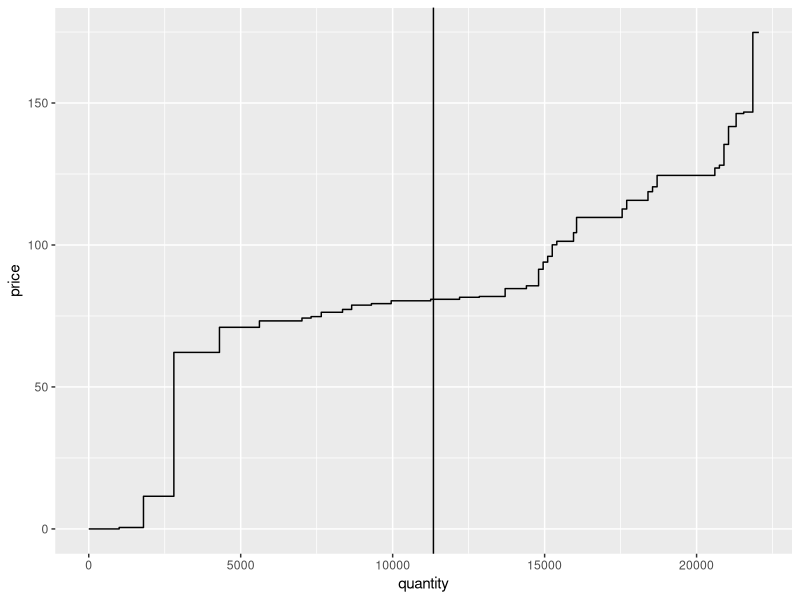
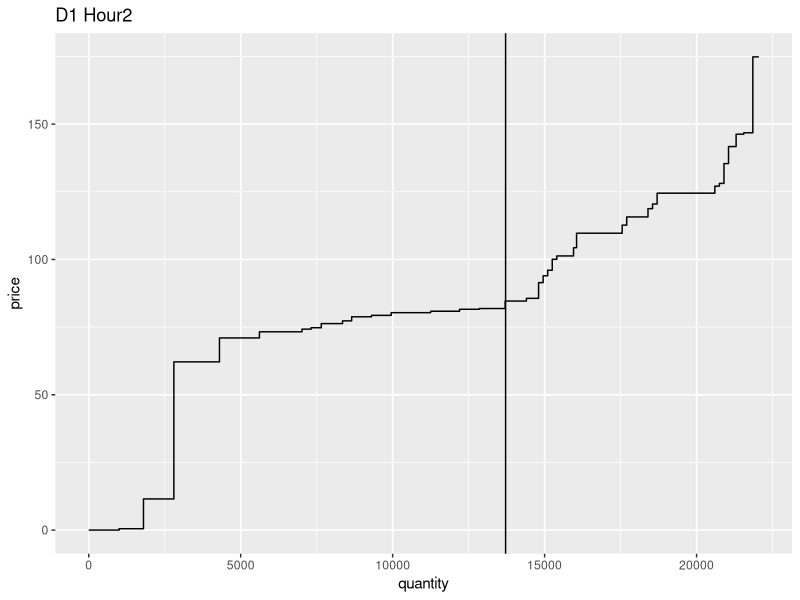
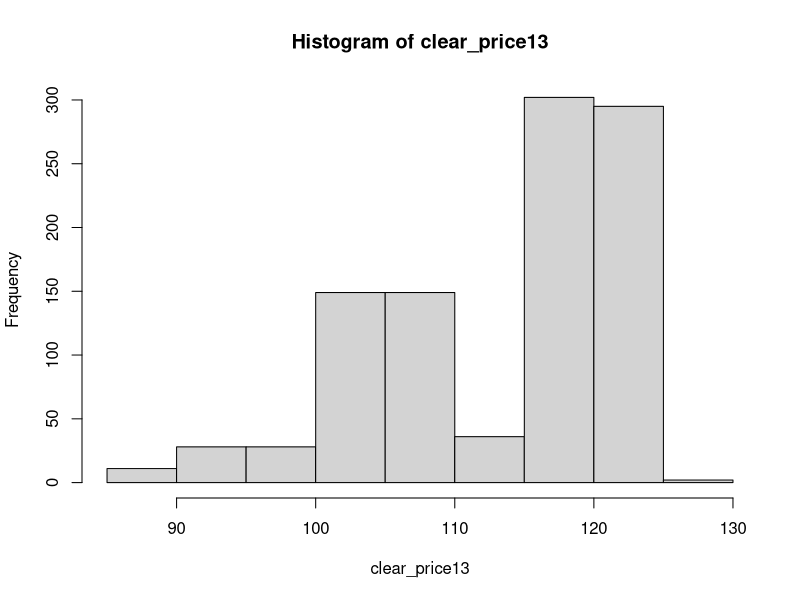
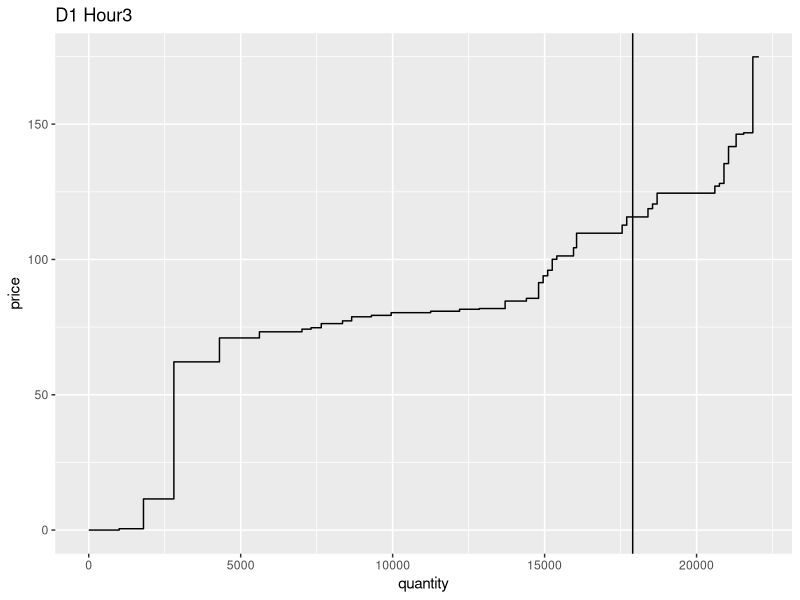

Source code (R) for these figures, in order: (Note: this script raises an error after producing the figures.)

#### Year 3 valuation model
## The Demand Curve is simulated 1000 times 
## The supply curve is constructed using marginal cost, plus expected CO2 permit markup
## Market clearing price/ unit is where Supply and Demand meet. 
## The outputs of this model are for both mean values, but also allow for tests against different quantiles of demand

## loading libraries
setwd("/home/dan/Documents/EEM")
library(plyr)
library(dplyr)
library(ggplot2)
set.seed(101)

##loading portfolio details 
ports <- read.csv("ESGPortfolios_forR.csv", header = TRUE)


## Adding fields for cumlative capacity and fixed costs
ports$cumu <- cumsum(ports$Capacity)
ports$totalfixed <- ports$fixed *3

#### Input variables 
## simulation
runs <- 1000
## used to test market power, not used at presesnt
mktpwr <- 
## EX ANTE: this figure is meant to be the incremental value that each team will place on their plants' marginal cost
CO2_cost <- 80
####
permits.bought <- 15000
## EX POST: Actual CO2 price in bilateral trades
Actual.CO2.Cost <- 115
## Test for different levels of demand 
Quantile <- .5

## Adjusting MC/ Supply curve to incorporate expected CO2 permit cost
ports$MC_part <- ports$MC_part + (CO2_cost * ports$CO2e)
ports <- arrange(ports, MC_part)
ports$cumu <- cumsum(ports$Capacity)

supply_curve <- rep(ports$MC_part, ports$Capacity)

permit.cost <- CO2_cost * permits.bought
permit.revenue <- Actual.CO2.Cost * permits.bought

permit.revenue - permit.cost

####MC Day 1

##Intercepts and slopes - not added together exactly right, but should work within the relevant range of demand

D1_intN <- c(4184, 3842, 7986, 5209)
D1_intS <- c(7176, 9874, 9901, 9760)
D1_intT <- D1_intN + D1_intS

D1_mN <- c(-2.34, -2.58, -2.54, -2.67)
D1_mS <- c(-2.03, -2.80, -2.49, -2.41)
D1_mT <- D1_mN + D1_mS

D1_yint <- -D1_mT * D1_intT

MargCost <- ports$Capacity * ports$MC_part

############## Day 1

hour <- 1

## MC sim of demand
x_intercepts_calc11 <- rnorm(runs,  D1_intT[hour], D1_intT[hour] * .03)
y_intercepts_calc11 <- -D1_mT * x_intercepts_calc11

##demand curves
demand_curves11 <- sapply(y_intercepts_calc11, function(x) x + D1_mT[hour] * 1:22050)




### equilibrium quantity and price

equil_quant11 <- apply(demand_curves11, 2, function(x) which.min(abs(supply_curve - x)))
nets11 <- sapply(equil_quant11, function(x) ports$cumu - x)
marginal11 <- apply(nets11, 2, function(x) min(which(x > 0)))
clear_price11 <- ports$MC_part[marginal11]



## Revenue: quantile test
revenue11 <- ports$Capacity * quantile(clear_price11, Quantile) - ports$Capacity * ports$MC_part
ports$revenue11 <- ifelse(revenue11 < 0, 0, revenue11) 

##Quantile dispatch 
ports$UNIT.NAME[quantile((marginal11), Quantile)]
quantile(equil_quant11, .5)

Humboldt1 <- marginal11 == 23
Humboldt1.dispatched <- length(Humboldt1[Humboldt1 == TRUE])

HP1 <- marginal11 == 24
HP1.dispatched <- length(HP1[HP1 == TRUE])

HH.clear.prob.hr1 <- (Humboldt1.dispatched + HP1.dispatched) / runs

## Revenue: mean
rev11 <- sapply(ports$Capacity, function(x) mean(x * clear_price11))
NetRev11 <- rev11 - MargCost 
ports$mean.rev11 <- ifelse(NetRev11 < 0, 0, NetRev11)

## Emissions
ports$emissions11 <- c(ifelse(ports$revenue11[1:quantile(marginal11, Quantile)] >= 0, 
                            ports$Capacity * ports$CO2e, 0), 1+quantile(marginal11, Quantile):41 == 0)



ports$emissions11[quantile(marginal11, Quantile)] <-    ((ports$CO2e[quantile(marginal11, Quantile)] *
                                                       ((ports$cumu[quantile(marginal11, Quantile)]))) 
                                                      - (ports$CO2e[quantile(marginal11, Quantile)] *
                                                        quantile(equil_quant11, Quantile)))

sum(ports$emissions11)

qplot(seq_along(supply_curve), supply_curve, geom = "step", xlab = "quantity", ylab = "price") +
  geom_vline(mapping = x_intercepts_calc11, xintercept = quantile(x_intercepts_calc11, Quantile))
  ggtitle("D1 Hour1")

hour <- 2

## MC sim of demand
x_intercepts_calc12 <- rnorm(runs,  D1_intT[hour], D1_intT[hour] * .03)
y_intercepts_calc12 <- -D1_mT * x_intercepts_calc12

##demand curves
demand_curves12 <- sapply(y_intercepts_calc12, function(x) x + D1_mT[hour] * 1:22050)

### equilibrium quantity and price

equil_quant12 <- apply(demand_curves12, 2, function(x) which.min(abs(supply_curve - x)))
nets12 <- sapply(equil_quant12, function(x) ports$cumu - x)
marginal12 <- apply(nets12, 2, function(x) min(which(x > 0)))
clear_price12 <- ports$MC_part[marginal12]

## Revenue: quantile test
revenue12 <- ports$Capacity * quantile(clear_price12, Quantile) - ports$Capacity * ports$MC_part
ports$revenue12 <- ifelse(revenue12 < 0, 0, revenue12) 

##Quantile dispatch 
ports$UNIT.NAME[quantile((marginal12), Quantile)]
quantile(equil_quant12, .5)

Humboldt2 <- marginal12 == 23
Humboldt2.dispatched <- length(Humboldt2[Humboldt2 == TRUE])

HP2 <- marginal12 == 24
HP2.dispatched <- length(HP2[HP2 == TRUE])

HH.clear.prob.hr2 <- (Humboldt2.dispatched + HP2.dispatched) / runs

## Revenue: mean
rev12 <- sapply(ports$Capacity, function(x) mean(x * clear_price12))
NetRev12 <- rev12 - MargCost 
ports$mean.rev12 <- ifelse(NetRev12 < 0, 0, NetRev12)

## Emissions
ports$emissions12 <- c(ifelse(ports$revenue12[1:quantile(marginal12, Quantile)] >= 0, 
                              ports$Capacity * ports$CO2e, 0), 1+quantile(marginal12, Quantile):41 == 0)



ports$emissions12[quantile(marginal12, Quantile)] <-    ((ports$CO2e[quantile(marginal12, Quantile)] *
                                                            ((ports$cumu[quantile(marginal12, Quantile)]))) 
                                                         - (ports$CO2e[quantile(marginal12, Quantile)] *
                                                              quantile(equil_quant12, Quantile)))

sum(ports$emissions12)

qplot(seq_along(supply_curve), supply_curve, geom = "step", xlab = "quantity", ylab = "price") +
  geom_vline(mapping = x_intercepts_calc12, xintercept = quantile(x_intercepts_calc12, Quantile)) +
  ggtitle("D1 Hour2")

hour <- 3

## MC sim of demand
x_intercepts_calc13 <- rnorm(runs,  D1_intT[hour], D1_intT[hour] * .03)
y_intercepts_calc13 <- -D1_mT * x_intercepts_calc13

##demand curves
demand_curves13 <- sapply(y_intercepts_calc13, function(x) x + D1_mT[hour] * 1:22050)

### equilibrium quantity and price

equil_quant13 <- apply(demand_curves13, 2, function(x) which.min(abs(supply_curve - x)))
nets13 <- sapply(equil_quant13, function(x) ports$cumu - x)
marginal13 <- apply(nets13, 2, function(x) min(which(x > 0)))
clear_price13 <- ports$MC_part[marginal13]

hist(clear_price13)

## Revenue: quantile test
revenue13 <- ports$Capacity * quantile(clear_price13, Quantile) - ports$Capacity * ports$MC_part
ports$revenue13 <- ifelse(revenue13 < 0, 0, revenue13) 

##Quantile dispatch 
ports$UNIT.NAME[quantile((marginal13), Quantile)]
quantile(equil_quant13, .5)

Humboldt3 <- marginal13 == 23
Humboldt3.dispatched <- length(Humboldt3[Humboldt3 == TRUE])

HP3 <- marginal13 == 24
HP3.dispatched <- length(HP3[HP3 == TRUE])

HH.clear.prob.hr3 <- (Humboldt3.dispatched + HP3.dispatched) / runs

marginal13 == 40

## Revenue: mean
rev13 <- sapply(ports$Capacity, function(x) mean(x * clear_price13))
NetRev13 <- rev13 - MargCost 
ports$mean.rev13 <- ifelse(NetRev13 < 0, 0, NetRev13)

## Emissions
ports$emissions13 <- c(ifelse(ports$revenue13[1:quantile(marginal13, Quantile)] >= 0, 
                              ports$Capacity * ports$CO2e, 0), 1+quantile(marginal13, Quantile):41 == 0)


ports$emissions13[quantile(marginal13, Quantile)] <-    ((ports$CO2e[quantile(marginal13, Quantile)] *
                                                            ((ports$cumu[quantile(marginal13, Quantile)]))) 
                                                         - (ports$CO2e[quantile(marginal13, Quantile)] *
                                                              quantile(equil_quant13, Quantile)))

sum(ports$emissions13)

qplot(seq_along(supply_curve), supply_curve, geom = "step", xlab = "quantity", ylab = "price") +
  geom_vline(mapping = x_intercepts_calc13, xintercept = quantile(x_intercepts_calc13, Quantile)) +
  ggtitle("D1 Hour3")

hour <- 4

## MC sim of demand
x_intercepts_calc14 <- rnorm(runs,  D1_intT[hour], D1_intT[hour] * .03)
y_intercepts_calc14 <- -D1_mT * x_intercepts_calc14

##demand curves
demand_curves14 <- sapply(y_intercepts_calc14, function(x) x + D1_mT[hour] * 1:22050)

### equilibrium quantity and price

equil_quant14 <- apply(demand_curves14, 2, function(x) which.min(abs(supply_curve - x)))
nets14 <- sapply(equil_quant14, function(x) ports$cumu - x)
marginal14 <- apply(nets14, 2, function(x) min(which(x > 0)))
clear_price14 <- ports$MC_part[marginal14]

## Revenue: quantile test
revenue14 <- ports$Capacity * quantile(clear_price14, Quantile) - ports$Capacity * ports$MC_part
ports$revenue14 <- ifelse(revenue14 < 0, 0, revenue14) 

##Quantile dispatch 
ports$UNIT.NAME[quantile((marginal14), Quantile)]
quantile(equil_quant14, .5)

Humboldt4 <- marginal14 == 23
Humboldt4.dispatched <- length(Humboldt4[Humboldt4 == TRUE])

HP4 <- marginal14 == 24
HP4.dispatched <- length(HP4[HP4 == TRUE])

HH.clear.prob.hr4 <- (Humboldt4.dispatched + HP4.dispatched) / runs

## Revenue: mean
rev14 <- sapply(ports$Capacity, function(x) mean(x * clear_price14))
NetRev14 <- rev14 - MargCost 
ports$mean.rev14 <- ifelse(NetRev14 < 0, 0, NetRev14)

## Emissions
ports$emissions14 <- c(ifelse(ports$revenue14[1:quantile(marginal14, Quantile)] >= 0, 
                              ports$Capacity * ports$CO2e, 0), 1+quantile(marginal14, Quantile):41 == 0)



ports$emissions14[quantile(marginal14, Quantile)] <-    ((ports$CO2e[quantile(marginal14, Quantile)] *
                                                            ((ports$cumu[quantile(marginal14, Quantile)]))) 
                                                         - (ports$CO2e[quantile(marginal14, Quantile)] *
                                                              quantile(equil_quant14, Quantile)))

sum(ports$emissions14)

qplot(seq_along(supply_curve), supply_curve, geom = "step", xlab = "quantity", ylab = "price") +
  geom_vline(mapping = x_intercepts_calc12, xintercept = quantile(x_intercepts_calc12, Quantile)) +
  ggtitle("D1 Hour4")

## Total Day 1
ports$total_day1 <- ports$revenue11 + ports$revenue12 + ports$revenue13 + ports$revenue14 - ports$fixed
ports$mean.rev_day1 <- ports$mean.rev11 + ports$mean.rev12 + ports$mean.rev13 + ports$mean.rev14 - ports$fixed
ports$emissions_day1 <- ports$emissions11 + ports$emissions12 + ports$emissions13 + ports$emissions14

##Consider Delete ##############
Day1 <- ports %>%
  group_by(Portf) %>%
  summarise(total = sum(total_day1),
            C02 = sum(emissions_day1)) 

sum(ports$emissions_day1) * 3

Day1

ports$UNIT.NAME[quantile((marginal11), Quantile)]
quantile(equil_quant11, .15)

ports$UNIT.NAME[quantile((marginal12), Quantile)]
quantile(equil_quant12, .9)

ports$UNIT.NAME[quantile((marginal13), Quantile)]
quantile(equil_quant13, .3)

ports$UNIT.NAME[quantile((marginal14), Quantile)]
quantile(equil_quant14, .4)

##Day1rev <- ports %>%
##  group_by(Portf) %>%
##  summarise(total = sum(rev_day1))

## Day1rev

Day1CO2 <- ports %>%
  group_by(Portf) %>%
  summarize(CO2 = sum(emissions_day1))

Day1CO2

############### Day 2

######Old stuff from Year 2
SouthSupply <- filter(ports, Location == "South")
NorthSupply <- filter(ports, Location == "North")

MargCostS <- SouthSupply$Capacity * SouthSupply$MC_tot
MargCostN <- NorthSupply$Capacity * NorthSupply$MC_tot
test_dataS <- SouthSupply$Capacity
test_dataN <- NorthSupply$Capacity
#######

D2_intN <- c(4577, 4161, 6134, 4843)
D2_intS <- c(6709, 7891, 9044, 8212)
D2_intT <- D2_intN + D2_intS


D2_mN <- c(-2.54, -2.59, -2.91, -2.52)
D2_mS <- c(-2.38, -2.81, -2.86, -2.51)
D2_mT <- D2_mN + D2_mS

hour <- 1

## MC sim of demand
x_intercepts_calc21 <- rnorm(runs,  D2_intT[hour], D2_intT[hour] * .03)
y_intercepts_calc21 <- -D2_mT * x_intercepts_calc21

##demand curves
demand_curves21 <- sapply(y_intercepts_calc21, function(x) x + D2_mT[hour] * 1:22050)

### equilibrium quantity and price

equil_quant21 <- apply(demand_curves21, 2, function(x) which.min(abs(supply_curve - x)))
nets21 <- sapply(equil_quant21, function(x) ports$cumu - x)
marginal21 <- apply(nets21, 2, function(x) min(which(x > 0)))
clear_price21 <- ports$MC_part[marginal21]

## Revenue: quantile test
revenue21 <- ports$Capacity * quantile(clear_price21, Quantile) - ports$Capacity * ports$MC_part
ports$revenue21 <- ifelse(revenue21 < 0, 0, revenue21) 

##Quantile dispatch 
ports$UNIT.NAME[quantile((marginal21), Quantile)]

## Revenue: mean
rev21 <- sapply(ports$Capacity, function(x) mean(x * clear_price21))
NetRev21 <- rev21 - MargCost 
ports$mean.rev21 <- ifelse(NetRev21 < 0, 0, NetRev21)

## Emissions
ports$emissions21 <- c(ifelse(ports$revenue21[1:quantile(marginal21, Quantile)] >= 0, 
                              ports$Capacity * ports$CO2e, 0), 1+quantile(marginal21, Quantile):41 == 0)



ports$emissions21[quantile(marginal21, Quantile)] <-    ((ports$CO2e[quantile(marginal21, Quantile)] *
                                                            ((ports$cumu[quantile(marginal21, Quantile)]))) 
                                                         - (ports$CO2e[quantile(marginal21, Quantile)] *
                                                              quantile(equil_quant21, Quantile)))

sum(ports$emissions21)

hour <- 2

## MC sim of demand
x_intercepts_calc22 <- rnorm(runs,  D2_intT[hour], D2_intT[hour] * .03)
y_intercepts_calc22 <- -D2_mT * x_intercepts_calc22

##demand curves
demand_curves22 <- sapply(y_intercepts_calc22, function(x) x + D2_mT[hour] * 1:22050)

### equilibrium quantity and price

equil_quant22 <- apply(demand_curves22, 2, function(x) which.min(abs(supply_curve - x)))
nets22 <- sapply(equil_quant22, function(x) ports$cumu - x)
marginal22 <- apply(nets22, 2, function(x) min(which(x > 0)))
clear_price22 <- ports$MC_part[marginal22]

## Revenue: quantile test
revenue22 <- ports$Capacity * quantile(clear_price22, Quantile) - ports$Capacity * ports$MC_part
ports$revenue22 <- ifelse(revenue22 < 0, 0, revenue22) 

##Quantile dispatch 
ports$UNIT.NAME[quantile((marginal22), Quantile)]

## Revenue: mean
rev22 <- sapply(ports$Capacity, function(x) mean(x * clear_price22))
NetRev22 <- rev22 - MargCost 
ports$mean.rev22 <- ifelse(NetRev22 < 0, 0, NetRev22)

## Emissions
ports$emissions22 <- c(ifelse(ports$revenue22[1:quantile(marginal22, Quantile)] >= 0, 
                              ports$Capacity * ports$CO2e, 0), 1+quantile(marginal22, Quantile):41 == 0)



ports$emissions22[quantile(marginal22, Quantile)] <-    ((ports$CO2e[quantile(marginal22, Quantile)] *
                                                            ((ports$cumu[quantile(marginal22, Quantile)]))) 
                                                         - (ports$CO2e[quantile(marginal22, Quantile)] *
                                                              quantile(equil_quant22, Quantile)))

sum(ports$emissions22)


hour <- 3

## MC sim of demand
x_intercepts_calc23 <- rnorm(runs,  D2_intT[hour], D2_intT[hour] * .03)
y_intercepts_calc23 <- -D2_mT * x_intercepts_calc23

##demand curves
demand_curves23 <- sapply(y_intercepts_calc23, function(x) x + D2_mT[hour] * 1:22050)

### equilibrium quantity and price

equil_quant23 <- apply(demand_curves23, 2, function(x) which.min(abs(supply_curve - x)))
nets23 <- sapply(equil_quant23, function(x) ports$cumu - x)
marginal23 <- apply(nets23, 2, function(x) min(which(x > 0)))
clear_price23 <- ports$MC_part[marginal23]

## Revenue: quantile test
revenue23 <- ports$Capacity * quantile(clear_price23, Quantile) - ports$Capacity * ports$MC_part
ports$revenue23 <- ifelse(revenue23 < 0, 0, revenue23) 

##Quantile dispatch 
ports$UNIT.NAME[quantile((marginal23), Quantile)]

## Revenue: mean
rev23 <- sapply(ports$Capacity, function(x) mean(x * clear_price23))
NetRev23 <- rev23 - MargCost 
ports$mean.rev23 <- ifelse(NetRev23 < 0, 0, NetRev23)

## Emissions
ports$emissions23 <- c(ifelse(ports$revenue23[1:quantile(marginal23, Quantile)] >= 0, 
                              ports$Capacity * ports$CO2e, 0), 1+quantile(marginal23, Quantile):41 == 0)



ports$emissions23[quantile(marginal23, Quantile)] <-    ((ports$CO2e[quantile(marginal23, Quantile)] *
                                                            ((ports$cumu[quantile(marginal23, Quantile)]))) 
                                                         - (ports$CO2e[quantile(marginal23, Quantile)] *
                                                              quantile(equil_quant23, Quantile)))

sum(ports$emissions23)


hour <- 4

## MC sim of demand
x_intercepts_calc24 <- rnorm(runs,  D2_intT[hour], D2_intT[hour] * .03)
y_intercepts_calc24 <- -D2_mT * x_intercepts_calc24

##demand curves
demand_curves24 <- sapply(y_intercepts_calc24, function(x) x + D2_mT[hour] * 1:22050)

### equilibrium quantity and price

equil_quant24 <- apply(demand_curves24, 2, function(x) which.min(abs(supply_curve - x)))
nets24 <- sapply(equil_quant24, function(x) ports$cumu - x)
marginal24 <- apply(nets24, 2, function(x) min(which(x > 0)))
clear_price24 <- ports$MC_part[marginal24]

## Revenue: quantile test
revenue24 <- ports$Capacity * quantile(clear_price24, Quantile) - ports$Capacity * ports$MC_part
ports$revenue24 <- ifelse(revenue24 < 0, 0, revenue24) 

##Quantile dispatch 
ports$UNIT.NAME[quantile((marginal24), Quantile)]

## Revenue: mean
rev24 <- sapply(ports$Capacity, function(x) mean(x * clear_price24))
NetRev24 <- rev24 - MargCost 
ports$mean.rev24 <- ifelse(NetRev24 < 0, 0, NetRev24)

## Emissions
ports$emissions24 <- c(ifelse(ports$revenue24[1:quantile(marginal24, Quantile)] >= 0, 
                              ports$Capacity * ports$CO2e, 0), 1+quantile(marginal24, Quantile):41 == 0)



ports$emissions24[quantile(marginal24, Quantile)] <-    ((ports$CO2e[quantile(marginal24, Quantile)] *
                                                            ((ports$cumu[quantile(marginal24, Quantile)]))) 
                                                         - (ports$CO2e[quantile(marginal24, Quantile)] *
                                                              quantile(equil_quant24, Quantile)))

sum(ports$emissions24)

## Total Day 2
ports$total_day2 <- ports$revenue21 + ports$revenue22 + ports$revenue23 + ports$revenue24 - ports$fixed
ports$mean.rev_day2 <- ports$mean.rev21 + ports$mean.rev22 + ports$mean.rev23 + ports$mean.rev24 - ports$fixed
ports$emissions_day2 <- ports$emissions21 + ports$emissions22 + ports$emissions23 + ports$emissions24

##Consider Delete ##############
Day2 <- ports %>%
  group_by(Portf) %>%
  summarise(total = sum(total_day1))

Day2

##Day2rev <- ports %>%
##  group_by(Portf) %>%
##  summarise(total = sum(rev_day1))

##Day2rev

Day2CO2 <- ports %>%
  group_by(Portf) %>%
  summarize(CO2 = sum(emissions_day2))

Day2CO2

####Day 3

D3_intN <- c(4301, 4455, 7453, 4996)
D3_intS <- c(7432, 9988, 10170, 9111)
D3_intT <- D3_intN + D3_intS

D3_mN <- c(-2.85, -2.69, -2.93, -2.92)
D3_mS <- c(-2.48, -2.77, -2.87, -2.60)
D3_mT <- D3_mN + D3_mS

hour <- 1

## MC sim of demand
x_intercepts_calc31 <- rnorm(runs,  D3_intT[hour], D3_intT[hour] * .03)
y_intercepts_calc31 <- -D3_mT * x_intercepts_calc31

##demand curves
demand_curves31 <- sapply(y_intercepts_calc31, function(x) x + D3_mT[hour] * 1:22050)

### equilibrium quantity and price

equil_quant31 <- apply(demand_curves31, 2, function(x) which.min(abs(supply_curve - x)))
nets31 <- sapply(equil_quant31, function(x) ports$cumu - x)
marginal31 <- apply(nets31, 2, function(x) min(which(x > 0)))
clear_price31 <- ports$MC_part[marginal31]

## Revenue: quantile test
revenue31 <- ports$Capacity * quantile(clear_price31, Quantile) - ports$Capacity * ports$MC_part
ports$revenue31 <- ifelse(revenue31 < 0, 0, revenue31) 

##Quantile dispatch 
ports$UNIT.NAME[quantile((marginal31), Quantile)]

## Revenue: mean
rev31 <- sapply(ports$Capacity, function(x) mean(x * clear_price31))
NetRev31 <- rev31 - MargCost 
ports$mean.rev31 <- ifelse(NetRev31 < 0, 0, NetRev31)

## Emissions
ports$emissions31 <- c(ifelse(ports$revenue31[1:quantile(marginal31, Quantile)] >= 0, 
                              ports$Capacity * ports$CO2e, 0), 1+quantile(marginal31, Quantile):41 == 0)



ports$emissions31[quantile(marginal31, Quantile)] <-    ((ports$CO2e[quantile(marginal31, Quantile)] *
                                                            ((ports$cumu[quantile(marginal31, Quantile)]))) 
                                                         - (ports$CO2e[quantile(marginal31, Quantile)] *
                                                              quantile(equil_quant31, Quantile)))

sum(ports$emissions31)


hour <- 2

## MC sim of demand
x_intercepts_calc32 <- rnorm(runs,  D3_intT[hour], D3_intT[hour] * .03)
y_intercepts_calc32 <- -D3_mT * x_intercepts_calc32

##demand curves
demand_curves32 <- sapply(y_intercepts_calc32, function(x) x + D3_mT[hour] * 1:22050)

### equilibrium quantity and price

equil_quant32 <- apply(demand_curves32, 2, function(x) which.min(abs(supply_curve - x)))
nets32 <- sapply(equil_quant32, function(x) ports$cumu - x)
marginal32 <- apply(nets32, 2, function(x) min(which(x > 0)))
clear_price32 <- ports$MC_part[marginal32]

## Revenue: quantile test
revenue32 <- ports$Capacity * quantile(clear_price32, Quantile) - ports$Capacity * ports$MC_part
ports$revenue32 <- ifelse(revenue32 < 0, 0, revenue32) 

##Quantile dispatch 
ports$UNIT.NAME[quantile((marginal32), Quantile)]

## Revenue: mean
rev32 <- sapply(ports$Capacity, function(x) mean(x * clear_price32))
NetRev32 <- rev32 - MargCost 
ports$mean.rev32 <- ifelse(NetRev32 < 0, 0, NetRev32)

## Emissions
ports$emissions32 <- c(ifelse(ports$revenue32[1:quantile(marginal32, Quantile)] >= 0, 
                              ports$Capacity * ports$CO2e, 0), 1+quantile(marginal32, Quantile):41 == 0)



ports$emissions32[quantile(marginal32, Quantile)] <-    ((ports$CO2e[quantile(marginal32, Quantile)] *
                                                            ((ports$cumu[quantile(marginal32, Quantile)]))) 
                                                         - (ports$CO2e[quantile(marginal32, Quantile)] *
                                                              quantile(equil_quant32, Quantile)))

sum(ports$emissions32)


hour <- 3

## MC sim of demand
x_intercepts_calc33 <- rnorm(runs,  D3_intT[hour], D3_intT[hour] * .03)
y_intercepts_calc33 <- -D3_mT * x_intercepts_calc33

##demand curves
demand_curves33 <- sapply(y_intercepts_calc33, function(x) x + D3_mT[hour] * 1:22050)

### equilibrium quantity and price

equil_quant33 <- apply(demand_curves33, 2, function(x) which.min(abs(supply_curve - x)))
nets33 <- sapply(equil_quant33, function(x) ports$cumu - x)
marginal33 <- apply(nets33, 2, function(x) min(which(x > 0)))
clear_price33 <- ports$MC_part[marginal33]

## Revenue: quantile test
revenue33 <- ports$Capacity * quantile(clear_price33, Quantile) - ports$Capacity * ports$MC_part
ports$revenue33 <- ifelse(revenue33 < 0, 0, revenue33) 

##Quantile dispatch 
ports$UNIT.NAME[quantile((marginal33), Quantile)]

## Revenue: mean
rev33 <- sapply(ports$Capacity, function(x) mean(x * clear_price33))
NetRev33 <- rev33 - MargCost 
ports$mean.rev33 <- ifelse(NetRev33 < 0, 0, NetRev33)

## Emissions
ports$emissions33 <- c(ifelse(ports$revenue33[1:quantile(marginal33, Quantile)] >= 0, 
                              ports$Capacity * ports$CO2e, 0), 1+quantile(marginal33, Quantile):41 == 0)



ports$emissions33[quantile(marginal33, Quantile)] <-    ((ports$CO2e[quantile(marginal33, Quantile)] *
                                                            ((ports$cumu[quantile(marginal33, Quantile)]))) 
                                                         - (ports$CO2e[quantile(marginal33, Quantile)] *
                                                              quantile(equil_quant33, Quantile)))

sum(ports$emissions33)



hour <- 4

## MC sim of demand
x_intercepts_calc34 <- rnorm(runs,  D3_intT[hour], D3_intT[hour] * .03)
y_intercepts_calc34 <- -D3_mT * x_intercepts_calc34

##demand curves
demand_curves34 <- sapply(y_intercepts_calc34, function(x) x + D3_mT[hour] * 1:22050)

### equilibrium quantity and price

equil_quant34 <- apply(demand_curves34, 2, function(x) which.min(abs(supply_curve - x)))
nets34 <- sapply(equil_quant34, function(x) ports$cumu - x)
marginal34 <- apply(nets34, 2, function(x) min(which(x > 0)))
clear_price34 <- ports$MC_part[marginal34]

## Revenue: quantile test
revenue34 <- ports$Capacity * quantile(clear_price34, Quantile) - ports$Capacity * ports$MC_part
ports$revenue34 <- ifelse(revenue34 < 0, 0, revenue34) 

##Quantile dispatch 
ports$UNIT.NAME[quantile((marginal34), Quantile)]

## Revenue: mean
rev34 <- sapply(ports$Capacity, function(x) mean(x * clear_price34))
NetRev34 <- rev34 - MargCost 
ports$mean.rev34 <- ifelse(NetRev34 < 0, 0, NetRev34)

## Emissions
ports$emissions34 <- c(ifelse(ports$revenue34[1:quantile(marginal34, Quantile)] >= 0, 
                              ports$Capacity * ports$CO2e, 0), 1+quantile(marginal34, Quantile):41 == 0)



ports$emissions34[quantile(marginal34, Quantile)] <-    ((ports$CO2e[quantile(marginal34, Quantile)] *
                                                            ((ports$cumu[quantile(marginal34, Quantile)]))) 
                                                         - (ports$CO2e[quantile(marginal34, Quantile)] *
                                                              quantile(equil_quant34, Quantile)))

sum(ports$emissions34)


#### Total Day 3

ports$total_day3 <- ports$revenue31 + ports$revenue32 + ports$revenue33 + ports$revenue34 - ports$fixed
ports$mean.rev_day3 <- ports$mean.rev31 + ports$mean.rev32 + ports$mean.rev33 + ports$mean.rev34 - ports$fixed
ports$emissions_day3 <- ports$emissions31 + ports$emissions32 + ports$emissions33 + ports$emissions34

Day3 <- ports %>%
  group_by(Portf) %>%
  summarise(gross = sum(total_day3))

Day3

##Day3rev <- ports %>%
##  group_by(Portf) %>%
##  summarise(totald3 = sum(rev_day3))

Day3CO2 <- ports %>%
  group_by(Portf) %>%
  summarize(CO2 = sum(emissions_day3))

Day3CO2

#####Year totals
## CO2 in one game
Year3CO2 <- ports %>%
  group_by(Portf) %>%
  summarize(CO2 = sum(emissions_day1, emissions_day2, emissions_day3))

Year3CO2
sum(Year3CO2$CO2)

## Revenue by portfolio

Year3rev <- ports %>%
  group_by(Portf) %>%
  summarize(Quantile.Revenue = sum(total_day1, total_day2, total_day3),
      Mean.Revenue = sum(mean.rev_day1, mean.rev_day2, mean.rev_day3),
      CO2 = sum(emissions_day1, emissions_day2, emissions_day3))
 
  
      
      
          #Net.Revenue = Revenue - CO2 * CO2_cost_test)
      
##### CO2 cost estimate
### emissions permits
permits_1game <- c(7500, 7500, 7500, 7500, 7500, 0, 3500)
permits_total <- sum(permits_1game) * 3 + 62000

#### Portfolio Value

Year3rev$CO2.permits <- c(7500, 7500, 7500, 7500, 7500, 0, 3500)
Year3rev$CO2.Cost <- cbind((Year3rev$CO2 - Year3rev$CO2.permits) * (CO2_cost - Actual.CO2.Cost))
Year3rev$Mod.Rev <- Year3rev$CO2.Cost + Year3rev$Quantile.Revenue
Year3rev$bid <- Year3rev$Quantile.Revenue + Year3rev$Quantile.Revenue[3] - 114000


### emissions
CO2_total <- sum(Year3CO2$CO2) * 3

## if this is close to zero, the market is near equilibrium. 
## bilateral contracts may prevent this outcome
permit_gap <- permits_total - CO2_total

##CO2ports <- Year3CO2 %>%
  ##cbind(permits)
  
##Gap


##CO2ports$gap <- CO2ports$permits - CO2ports$CO2 

##CO2ports
print(CO2_cost)

Year3rev
CO2_total
permit_gap



